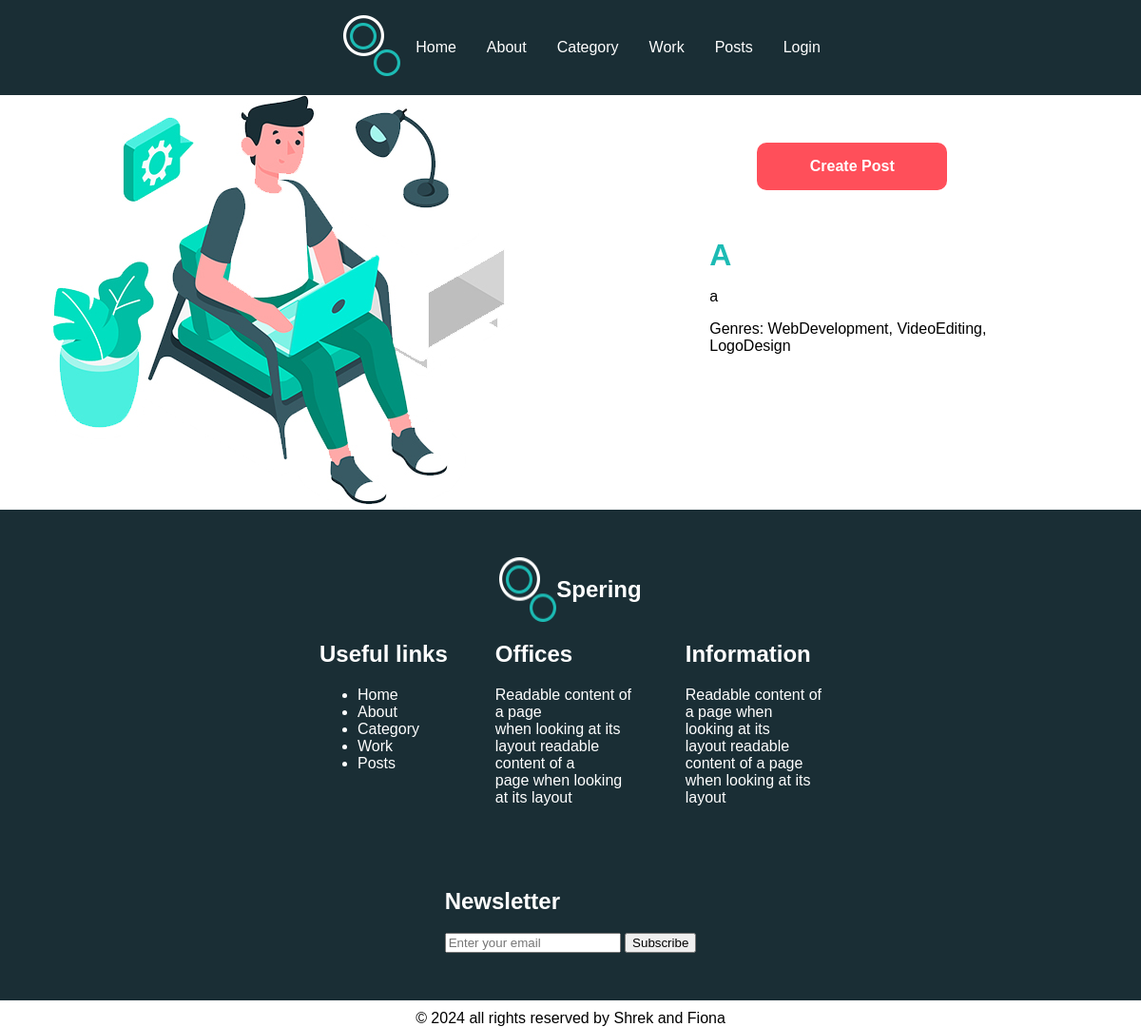
The page /posts on the database its author committed.
### myApp/models.py (models this page shows, shortened)
class Post(models.Model):
    title = models.CharField(max_length=50)
    author_name = models.ForeignKey(User, on_delete=models.CASCADE)
    content = models.TextField(null=False, blank = False)
    created_at = models.DateTimeField(auto_now_add=True)
    update = models.DateTimeField(auto_now=True)
    genres = models.ManyToManyField(Genre)

class Genre(models.Model):
    name = models.CharField(max_length=15, unique=True)

### myApp/views.py (the view)
# urls.py: path("posts", views.posts, name="posts"),
def posts(request):
	posted = Post.objects.all()
	context = {'posts': posted}
	return render(request, "myApp/posts.html", context)

### myApp/templates/myApp/posts.html (shortened to what this page needs)
{% load static %}
<!DOCTYPE html>
<html lang="en">
<head>
    <link rel="stylesheet" href="{% static 'style.css' %}">
</head>
<body>
<div class="grid-layout container">
    {% include 'myApp/header.html' %}
    <div class="sidebar">
        <img src="{% static 'images/experience-img.jpg' %}" class="image indexImage" alt="">
    </div>
    <div class="main">
        <div class="mainText">
            <div>
                <div class="btn">
                    <a href="{% url 'createPost' %}">Create Post </a>
                </div>
                {% for post in posts %}
                    <a class="postName" href="{% url 'post_detail' post.id %}">{{ post.title }}</a>
                    <p>{{ post.content }}</p>
                    <p>Genres: {% for genre in post.genres.all %}{{ genre.name }}{% if not forloop.last %}, {% endif %}{% endfor %}</p>
                {% endfor %}
            </div>
        </div>
    </div>
    {% include 'myApp/footer.html' %}
</body>
</html>

### myApp/static/style.css (style rules this page uses)
body { margin : 0; font-family : sans-serif; }
.image { max-width : 100%; height : auto; display : block; }
.sidebar { display: flex; justify-content: center; align-items: center; }
.mainText { margin-right : 25%; margin-left : 25%; }
.postName { font-size : 2rem; font-weight : 600; color : #1cbbb4; text-transform: uppercase; text-decoration: none; }
.btn { background-color : #ff4f5a; border-radius : 10px; display : flex; justify-content : center; align-items : center; font-weight : 600; width : 200px; height : 50px; margin : 50px; }
.btn a { color : white; text-decoration : none; }
.grid-layout .sidebar { grid-area : sidebar; }
.grid-layout .main { grid-area : main; }
.grid-layout.container { display : grid; grid-template-rows : auto auto auto auto auto; grid-template-areas : "header" "sidebar" "main" "footer" "copyright"; }
@media (min-width: 720px) { .grid-layout.container { grid-template-rows: auto auto auto auto; grid-template-areas: "header header" "sidebar main" "footer footer" "copyright copyright"; } }
@media (min-width: 1020px) { .grid-layout.container { grid-template-rows: auto auto auto auto; grid-template-areas: "header header header" "sidebar main main" "footer footer footer" "copyright copyright copyright"; } }

### rows shown on the page
Post: title "A", content "a"
Genre: name "WebDevelopment"
Genre: name "VideoEditing"
Genre: name "LogoDesign"
